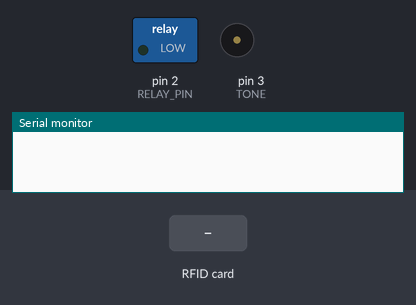
A sketch run on a simulated Arduino Uno, built with avr-gcc and run on an emulated ATmega328P. Parts: switched loads named in the sketch (green lamp = pin HIGH), buzzer (waves = sounding), the last lines printed to the serial monitor. The test bench sets the inputs (shaded band). Pins used as bus, display or sensor lines are not drawn.

Above: at 1.2 s.
1.3 s: RFID card 5E 7A 19 C4 held to the reader
At 1.4 s:
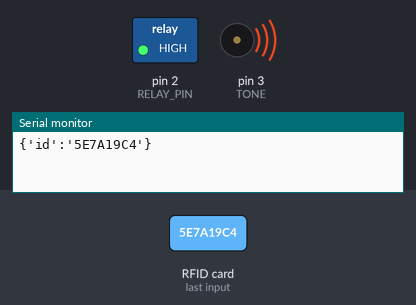
At 2.3 s:
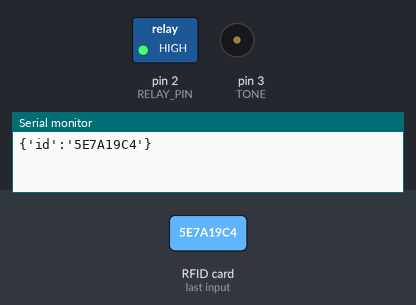
3.0 s: RFID card 5E 7A 19 C4 held to the reader
At 3.11 s:
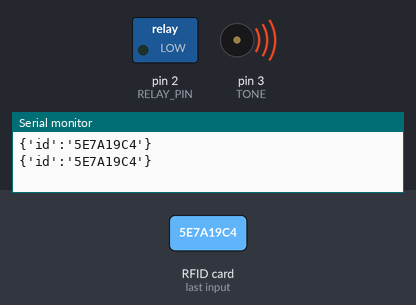
Timing chart, 0 to 6.0 s (numbered marks = the images above; inputs shaded):
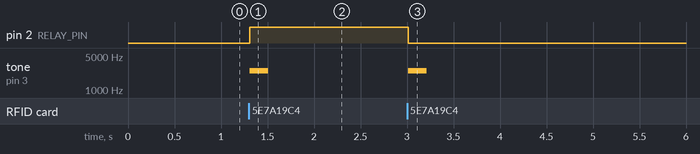

The sketch:

328P_MRFC522.ino
```cpp
#include <SPI.h>
#include <MFRC522.h>     // 引用程式庫

#define RST_PIN      9        // 讀卡機的重置腳位
#define SS_PIN       10        // 晶片選擇腳位
#define LED          13
#define TONE         3
#define JSON_
#define TONE_
#define RELAY_

#ifdef RELAY_
#define RELAY_PIN 2
bool relayState = false;

#endif

MFRC522 mfrc522(SS_PIN, RST_PIN);  // 建立MFRC522物件

void setup() {
  Serial.begin(115200);
  pinMode(LED, OUTPUT);
  //  Serial.println("RFID reader is ready!");

#ifdef RELAY_
  pinMode(RELAY_PIN, OUTPUT);
#endif

#ifdef TONE_
  pinMode(TONE, OUTPUT);
#endif

  SPI.begin();
  mfrc522.PCD_Init();   // 初始化MFRC522讀卡機模組
}

void loop() {
  digitalWrite(LED, HIGH);
  // 確認是否有新卡片
  if (mfrc522.PICC_IsNewCardPresent() && mfrc522.PICC_ReadCardSerial()) {
#ifdef TONE_
    tone(TONE, 2500);
#endif
    digitalWrite(LED, LOW);
    byte *id = mfrc522.uid.uidByte;   // 取得卡片的UID
    byte idSize = mfrc522.uid.size;   // 取得UID的長度

#ifdef JSON_
    Serial.print("{'id':'");
#endif

    for (byte i = 0; i < idSize; i++) {  // 逐一顯示UID碼
      Serial.print(id[i], HEX);
      //      Serial.print("id[");
      //      Serial.print(i);
      //      Serial.print("]: ");
      //      Serial.println(id[i], HEX);       // 以16進位顯示UID值
    }

#ifdef JSON_
    Serial.print("'}");
#endif

    //        Serial.print(/"/////PICC type: ");      // 顯示卡片類型
    // 根據卡片回應的SAK值（mfrc522.uid.sak）判斷卡片類型
    MFRC522::PICC_Type piccType = mfrc522.PICC_GetType(mfrc522.uid.sak);
    //    Serial.println(mfrc522.PICC_GetTypeName(piccType));
    //    Serial.print("UID Size: ");       // 顯示卡片的UID長度值
    //    Serial.println(idSize);

    Serial.println();

    mfrc522.PICC_HaltA();  // 讓卡片進入停止模式

#ifdef RELAY_
    relayState = !relayState;
    digitalWrite(RELAY_PIN, relayState);
#endif

#ifdef TONE_
    delay(200);
    noTone(TONE);
#endif
  }
}
```

Measured:
- after the input at 1.3 s, pin 2 (RELAY_PIN): LOW → HIGH at once; tone on pin 3 (TONE): silent → 2500 Hz at once, → silent 0.20 s later
- after the input at 3.0 s, pin 2 (RELAY_PIN): HIGH → LOW at once; tone on pin 3 (TONE): silent → 2500 Hz at once, → silent 0.20 s later
